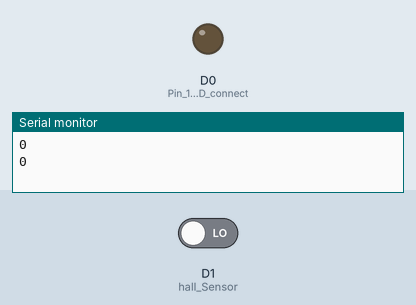
A sketch run on a simulated ESP8266 (NodeMCU). On the bench: output pins drawn as LEDs (lit = HIGH), the last lines printed to the serial monitor. Inputs (shaded band) come from the test bench; at power-on: D1 (hall_Sensor) LOW.

Above: at 1.8 s.
1.9 s: D1 (hall_Sensor) driven HIGH
At 3.2 s:
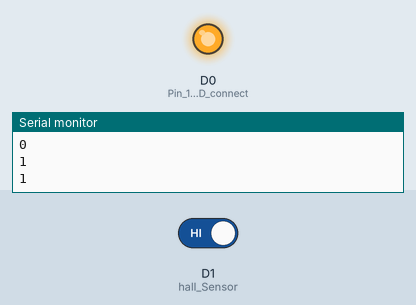
3.5 s: D1 (hall_Sensor) driven LOW
At 4.7 s:
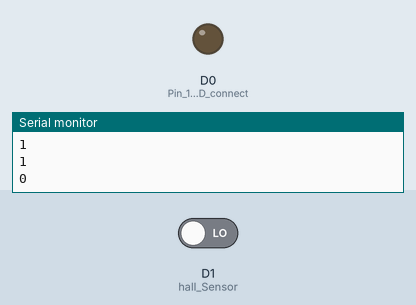
Timing chart, 0 to 6.5 s (numbered marks = the images above; inputs shaded):
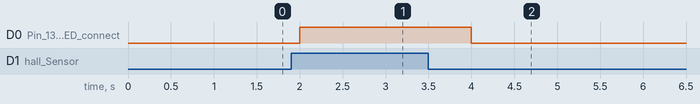

Measured:
- after the input at 1.9 s, D0 (Pin_13_has_an_LED_connect): LOW → HIGH after 0.10 s
- after the input at 3.5 s, D0 (Pin_13_has_an_LED_connect): HIGH → LOW after 0.50 s

The sketch:

Magnetic_sensor.ino
```cpp
const int hall_Sensor=D1;
int inputVal = 0;

void setup()
{
  pinMode(D0, OUTPUT);          // Pin 13 has an LED connected on most Arduino boards:
  pinMode(hall_Sensor,INPUT);    //Pin 2 is connected to the output of proximity sensor
  Serial.begin(9600);
}

void loop()
{
  if(digitalRead(hall_Sensor)==HIGH)      //Check the sensor output
  {
    digitalWrite(D0, HIGH);   // set the LED on
  }
  else
  {
    digitalWrite(D0, LOW);    // set the LED off
  }
inputVal = digitalRead(hall_Sensor);
Serial.println(inputVal);
delay(1000);              // wait for a second
}
```
